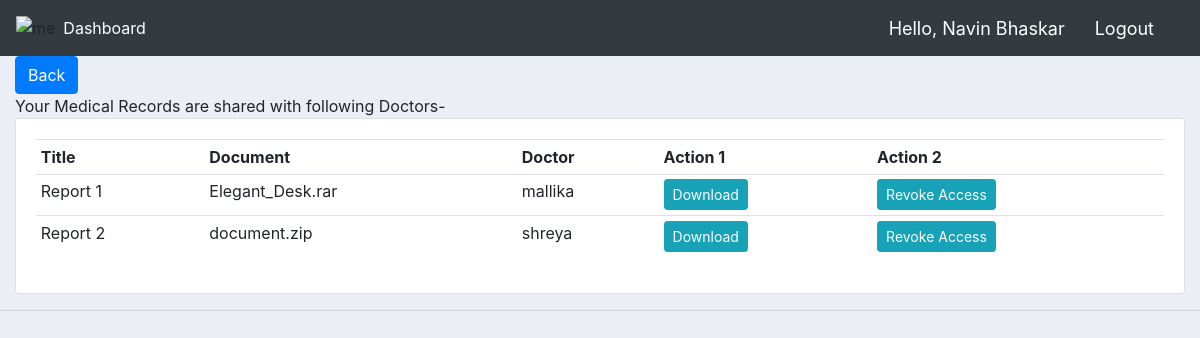
The app's page /shared_with/ (signed in), older data.
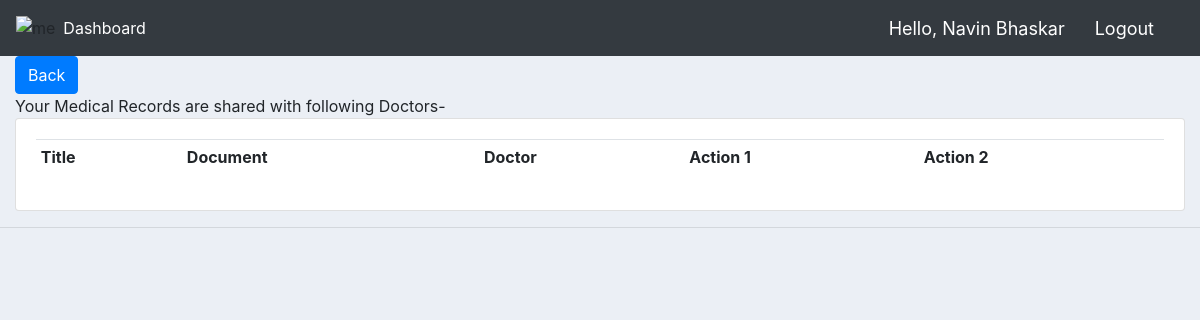
The same page, newer data.
### customers/models.py (models this page shows, shortened)
class Medical_Records(models.Model):
    title = models.CharField(max_length=200, null=True)
    document = models.FileField(default="document.zip", null=True, blank=True)
    patient = models.ForeignKey(Patient, null=True, on_delete= models.SET_NULL)
    date_created = models.DateTimeField(auto_now_add=True, null=True)
    shared_with = models.ManyToManyField(Doctor,  blank=True)

class Doctor(models.Model):
    user = models.OneToOneField(User, null=True, blank=True, on_delete=models.CASCADE)
    specialization = models.CharField(max_length=200, null=True)
    name = models.CharField(max_length=200, null=True)
    phone = models.CharField(max_length=200, null=True)
    email = models.CharField(max_length=200, null=True)
    clinic = models.ForeignKey(Clinic, null=True, on_delete= models.SET_NULL)
    profile_pic = models.ImageField(default="profile1.png", null=True, blank=True)
    date_created = models.DateTimeField(auto_now_add=True, null=True)

### customers/decorators.py (the view)
		def wrapper_func(request, *args, **kwargs):
			group = None
			if request.user.groups.exists():
				group = request.user.groups.all()[0].name
			if group in allowed_roles:
				return view_func(request, *args, **kwargs)
			else:
				return HttpResponse('You are not authorized to view this page')

### customers/views.py (called while the page is built)
@login_required(login_url='login')
@allowed_users(allowed_roles=['patient'])
def shared_with(request):
    all_shares=[]
    for record in Medical_Records.objects.filter(patient=request.user.patient).prefetch_related('shared_with'):
        for doc in record.shared_with.all():
            data={
                "doctor": doc.name,
                "doctor_id": doc.id,
                "document_title": record.title,
                "document": record.document,
                "document_id": record.id
            }
            all_shares.append(data)
    context = {"data": all_shares, "greeting": request.user.patient.name}
    return render(request, 'customers/shared_with.html', context)

### customers/templates/customers/shared_with.html
{%  extends 'customers/main.html' %}
{% block content %}
<a class="btn btn-primary" href="{% url 'home' %}" role="button">Back</a>
<div class="text-nowrap" style="width: 8rem;">
  Your Medical Records are shared with following Doctors-
</div>
<div class="row">
	<div class="col-md">
		<div class="card card-body">
			<table class="table table-sm">
				<tr>
          <th>Title</th>
          <th>Document</th>
					<th>Doctor</th>
          <th>Action 1</th>
          <th>Action 2</th>
				</tr>
				{% for doc in data %}
				<tr>
			        <td>{{doc.document_title}}</td>
			        <td>{{doc.document}}</td>
			        <td>{{doc.doctor}}</td>
			        <td><a href="{% url 'download' doc.document_id %}" class="btn btn-sm btn-info">Download</a>
					<td><a class="btn btn-sm btn-info" href="{% url 'revoke_access' doc.document_id doc.doctor_id %}">Revoke Access</a></td>
				</tr>
				{% endfor %}
			</table>
		</div>
	</div>
</div>
{% endblock content %}

Row changes from the older to the newer data that the page shows:
removed Medical_Records: document_title "Report 1", document "Elegant_Desk.rar"
no longer on this page (row unchanged): Doctor: doctor "mallika"
removed Medical_Records: document_title "Report 2", document "document.zip"
no longer on this page (row unchanged): Doctor: doctor "shreya"
Text that changed along with them:
list line gone: "Download Revoke Access"
